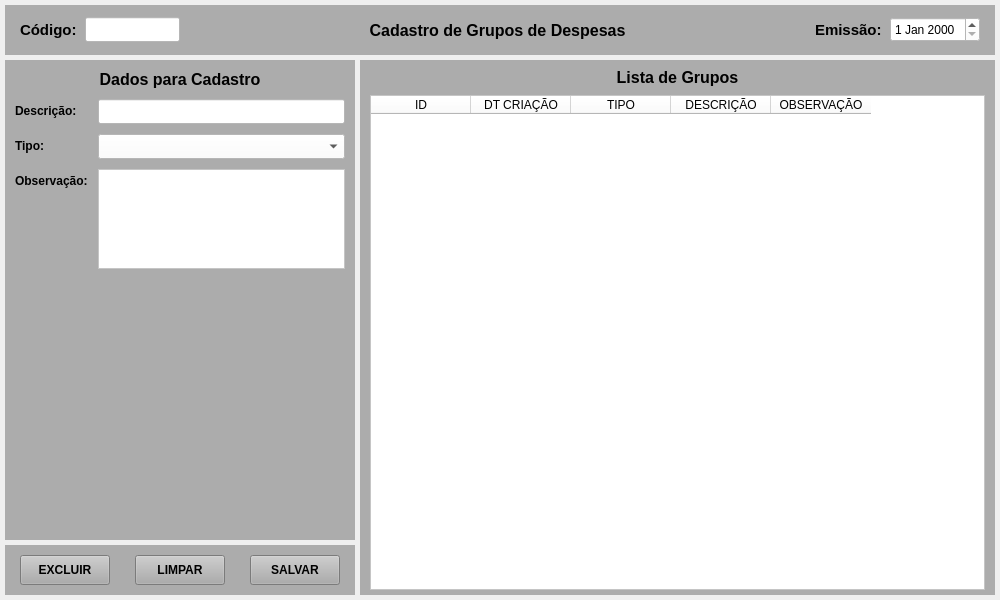
<?xml version="1.0" encoding="UTF-8"?>
<ui version="4.0">
 <class>MainWindow</class>
 <widget class="QMainWindow" name="MainWindow">
  <property name="geometry">
   <rect>
    <x>0</x>
    <y>0</y>
    <width>1000</width>
    <height>600</height>
   </rect>
  </property>
  <property name="windowTitle">
   <string>Cadastro de Grupos</string>
  </property>
  <widget class="QWidget" name="centralwidget">
   <layout class="QVBoxLayout" name="verticalLayout">
    <property name="spacing">
     <number>5</number>
    </property>
    <property name="leftMargin">
     <number>5</number>
    </property>
    <property name="topMargin">
     <number>5</number>
    </property>
    <property name="rightMargin">
     <number>5</number>
    </property>
    <property name="bottomMargin">
     <number>5</number>
    </property>
    <item>
     <widget class="QWidget" name="widget" native="true">
      <property name="minimumSize">
       <size>
        <width>0</width>
        <height>50</height>
       </size>
      </property>
      <property name="maximumSize">
       <size>
        <width>16777215</width>
        <height>50</height>
       </size>
      </property>
      <property name="styleSheet">
       <string notr="true">background-color: rgb(172, 172, 172);</string>
      </property>
      <layout class="QHBoxLayout" name="horizontalLayout">
       <property name="spacing">
        <number>5</number>
       </property>
       <property name="leftMargin">
        <number>15</number>
       </property>
       <property name="topMargin">
        <number>5</number>
       </property>
       <property name="rightMargin">
        <number>15</number>
       </property>
       <property name="bottomMargin">
        <number>5</number>
       </property>
       <item>
        <widget class="QLabel" name="label_4">
         <property name="minimumSize">
          <size>
           <width>60</width>
           <height>0</height>
          </size>
         </property>
         <property name="maximumSize">
          <size>
           <width>60</width>
           <height>16777215</height>
          </size>
         </property>
         <property name="font">
          <font>
           <pointsize>11</pointsize>
           <weight>75</weight>
           <bold>true</bold>
          </font>
         </property>
         <property name="text">
          <string>Código:</string>
         </property>
         <property name="alignment">
          <set>Qt::AlignLeading|Qt::AlignLeft|Qt::AlignVCenter</set>
         </property>
        </widget>
       </item>
       <item>
        <widget class="QLineEdit" name="line_Num">
         <property name="sizePolicy">
          <sizepolicy hsizetype="Preferred" vsizetype="Preferred">
           <horstretch>0</horstretch>
           <verstretch>0</verstretch>
          </sizepolicy>
         </property>
         <property name="minimumSize">
          <size>
           <width>95</width>
           <height>25</height>
          </size>
         </property>
         <property name="maximumSize">
          <size>
           <width>95</width>
           <height>25</height>
          </size>
         </property>
         <property name="font">
          <font>
           <pointsize>9</pointsize>
          </font>
         </property>
         <property name="styleSheet">
          <string notr="true">background-color: rgb(255, 255, 255);</string>
         </property>
         <property name="inputMask">
          <string/>
         </property>
         <property name="text">
          <string/>
         </property>
         <property name="frame">
          <bool>true</bool>
         </property>
         <property name="echoMode">
          <enum>QLineEdit::Normal</enum>
         </property>
         <property name="alignment">
          <set>Qt::AlignCenter</set>
         </property>
         <property name="dragEnabled">
          <bool>false</bool>
         </property>
         <property name="placeholderText">
          <string/>
         </property>
        </widget>
       </item>
       <item>
        <widget class="QLabel" name="label_titulo">
         <property name="font">
          <font>
           <pointsize>12</pointsize>
           <weight>75</weight>
           <bold>true</bold>
          </font>
         </property>
         <property name="text">
          <string>Cadastro de Grupos de Despesas</string>
         </property>
         <property name="alignment">
          <set>Qt::AlignCenter</set>
         </property>
        </widget>
       </item>
       <item>
        <widget class="QLabel" name="label">
         <property name="minimumSize">
          <size>
           <width>70</width>
           <height>0</height>
          </size>
         </property>
         <property name="maximumSize">
          <size>
           <width>70</width>
           <height>16777215</height>
          </size>
         </property>
         <property name="font">
          <font>
           <pointsize>11</pointsize>
           <weight>75</weight>
           <bold>true</bold>
          </font>
         </property>
         <property name="text">
          <string>Emissão:</string>
         </property>
        </widget>
       </item>
       <item>
        <widget class="QDateEdit" name="date_Emissao">
         <property name="sizePolicy">
          <sizepolicy hsizetype="Preferred" vsizetype="Preferred">
           <horstretch>0</horstretch>
           <verstretch>0</verstretch>
          </sizepolicy>
         </property>
         <property name="minimumSize">
          <size>
           <width>90</width>
           <height>25</height>
          </size>
         </property>
         <property name="maximumSize">
          <size>
           <width>90</width>
           <height>25</height>
          </size>
         </property>
         <property name="font">
          <font>
           <pointsize>9</pointsize>
           <weight>50</weight>
           <bold>false</bold>
          </font>
         </property>
         <property name="styleSheet">
          <string notr="true">background-color: rgb(255, 255, 255);</string>
         </property>
        </widget>
       </item>
      </layout>
     </widget>
    </item>
    <item>
     <widget class="QWidget" name="widget_2" native="true">
      <layout class="QGridLayout" name="gridLayout" columnstretch="0,0" columnminimumwidth="0,0">
       <property name="leftMargin">
        <number>0</number>
       </property>
       <property name="topMargin">
        <number>0</number>
       </property>
       <property name="rightMargin">
        <number>0</number>
       </property>
       <property name="bottomMargin">
        <number>0</number>
       </property>
       <property name="spacing">
        <number>5</number>
       </property>
       <item row="0" column="0">
        <widget class="QWidget" name="widget_3" native="true">
         <property name="minimumSize">
          <size>
           <width>350</width>
           <height>0</height>
          </size>
         </property>
         <property name="maximumSize">
          <size>
           <width>350</width>
           <height>16777215</height>
          </size>
         </property>
         <layout class="QGridLayout" name="gridLayout_2">
          <property name="leftMargin">
           <number>0</number>
          </property>
          <property name="topMargin">
           <number>0</number>
          </property>
          <property name="rightMargin">
           <number>0</number>
          </property>
          <property name="bottomMargin">
           <number>0</number>
          </property>
          <property name="horizontalSpacing">
           <number>0</number>
          </property>
          <property name="verticalSpacing">
           <number>5</number>
          </property>
          <item row="0" column="0">
           <widget class="QWidget" name="widget_5" native="true">
            <property name="cursor">
             <cursorShape>ArrowCursor</cursorShape>
            </property>
            <property name="styleSheet">
             <string notr="true">background-color: rgb(172, 172, 172);</string>
            </property>
            <layout class="QFormLayout" name="formLayout">
             <property name="horizontalSpacing">
              <number>10</number>
             </property>
             <property name="verticalSpacing">
              <number>10</number>
             </property>
             <property name="leftMargin">
              <number>10</number>
             </property>
             <property name="topMargin">
              <number>10</number>
             </property>
             <property name="rightMargin">
              <number>10</number>
             </property>
             <property name="bottomMargin">
              <number>10</number>
             </property>
             <item row="0" column="0" colspan="2">
              <widget class="QLabel" name="label_titulo_2">
               <property name="font">
                <font>
                 <pointsize>12</pointsize>
                 <weight>75</weight>
                 <bold>true</bold>
                </font>
               </property>
               <property name="text">
                <string>Dados para Cadastro</string>
               </property>
               <property name="alignment">
                <set>Qt::AlignCenter</set>
               </property>
              </widget>
             </item>
             <item row="1" column="0">
              <widget class="QLabel" name="label_24">
               <property name="font">
                <font>
                 <pointsize>9</pointsize>
                 <weight>75</weight>
                 <bold>true</bold>
                </font>
               </property>
               <property name="text">
                <string>Descrição:</string>
               </property>
               <property name="alignment">
                <set>Qt::AlignLeading|Qt::AlignLeft|Qt::AlignVCenter</set>
               </property>
              </widget>
             </item>
             <item row="1" column="1">
              <widget class="QLineEdit" name="line_Descricao">
               <property name="sizePolicy">
                <sizepolicy hsizetype="Preferred" vsizetype="Preferred">
                 <horstretch>0</horstretch>
                 <verstretch>0</verstretch>
                </sizepolicy>
               </property>
               <property name="minimumSize">
                <size>
                 <width>0</width>
                 <height>25</height>
                </size>
               </property>
               <property name="maximumSize">
                <size>
                 <width>16777215</width>
                 <height>25</height>
                </size>
               </property>
               <property name="font">
                <font>
                 <pointsize>9</pointsize>
                </font>
               </property>
               <property name="styleSheet">
                <string notr="true">background-color: rgb(255, 255, 255);</string>
               </property>
               <property name="text">
                <string/>
               </property>
               <property name="maxLength">
                <number>45</number>
               </property>
               <property name="alignment">
                <set>Qt::AlignLeading|Qt::AlignLeft|Qt::AlignVCenter</set>
               </property>
              </widget>
             </item>
             <item row="2" column="0">
              <widget class="QLabel" name="label_26">
               <property name="font">
                <font>
                 <pointsize>9</pointsize>
                 <weight>75</weight>
                 <bold>true</bold>
                </font>
               </property>
               <property name="text">
                <string>Tipo:</string>
               </property>
               <property name="alignment">
                <set>Qt::AlignLeading|Qt::AlignLeft|Qt::AlignVCenter</set>
               </property>
              </widget>
             </item>
             <item row="2" column="1">
              <widget class="QComboBox" name="combo_Tipo">
               <property name="sizePolicy">
                <sizepolicy hsizetype="Preferred" vsizetype="Preferred">
                 <horstretch>0</horstretch>
                 <verstretch>0</verstretch>
                </sizepolicy>
               </property>
               <property name="minimumSize">
                <size>
                 <width>0</width>
                 <height>25</height>
                </size>
               </property>
               <property name="maximumSize">
                <size>
                 <width>16777215</width>
                 <height>25</height>
                </size>
               </property>
               <property name="font">
                <font>
                 <pointsize>9</pointsize>
                </font>
               </property>
               <property name="styleSheet">
                <string notr="true">background-color: rgb(255, 255, 255);</string>
               </property>
               <item>
                <property name="text">
                 <string/>
                </property>
               </item>
              </widget>
             </item>
             <item row="3" column="0">
              <widget class="QLabel" name="label_28">
               <property name="font">
                <font>
                 <pointsize>9</pointsize>
                 <weight>75</weight>
                 <bold>true</bold>
                </font>
               </property>
               <property name="text">
                <string>Observação:</string>
               </property>
               <property name="alignment">
                <set>Qt::AlignLeading|Qt::AlignLeft|Qt::AlignVCenter</set>
               </property>
              </widget>
             </item>
             <item row="3" column="1">
              <widget class="QPlainTextEdit" name="plain_Obs">
               <property name="sizePolicy">
                <sizepolicy hsizetype="Preferred" vsizetype="Preferred">
                 <horstretch>0</horstretch>
                 <verstretch>0</verstretch>
                </sizepolicy>
               </property>
               <property name="minimumSize">
                <size>
                 <width>0</width>
                 <height>100</height>
                </size>
               </property>
               <property name="maximumSize">
                <size>
                 <width>16777215</width>
                 <height>100</height>
                </size>
               </property>
               <property name="font">
                <font>
                 <pointsize>9</pointsize>
                </font>
               </property>
               <property name="styleSheet">
                <string notr="true">background-color: rgb(255, 255, 255);</string>
               </property>
              </widget>
             </item>
            </layout>
           </widget>
          </item>
          <item row="1" column="0">
           <widget class="QWidget" name="widget_6" native="true">
            <property name="minimumSize">
             <size>
              <width>0</width>
              <height>50</height>
             </size>
            </property>
            <property name="maximumSize">
             <size>
              <width>16777215</width>
              <height>50</height>
             </size>
            </property>
            <property name="styleSheet">
             <string notr="true">background-color: rgb(172, 172, 172);</string>
            </property>
            <layout class="QHBoxLayout" name="horizontalLayout_2">
             <property name="spacing">
              <number>5</number>
             </property>
             <property name="leftMargin">
              <number>15</number>
             </property>
             <property name="topMargin">
              <number>5</number>
             </property>
             <property name="rightMargin">
              <number>15</number>
             </property>
             <property name="bottomMargin">
              <number>5</number>
             </property>
             <item>
              <widget class="QPushButton" name="btn_Excluir">
               <property name="sizePolicy">
                <sizepolicy hsizetype="Preferred" vsizetype="Preferred">
                 <horstretch>0</horstretch>
                 <verstretch>0</verstretch>
                </sizepolicy>
               </property>
               <property name="minimumSize">
                <size>
                 <width>90</width>
                 <height>30</height>
                </size>
               </property>
               <property name="maximumSize">
                <size>
                 <width>90</width>
                 <height>30</height>
                </size>
               </property>
               <property name="font">
                <font>
                 <pointsize>9</pointsize>
                 <weight>75</weight>
                 <bold>true</bold>
                </font>
               </property>
               <property name="cursor">
                <cursorShape>PointingHandCursor</cursorShape>
               </property>
               <property name="text">
                <string>EXCLUIR</string>
               </property>
              </widget>
             </item>
             <item>
              <widget class="QLabel" name="label_2">
               <property name="text">
                <string/>
               </property>
              </widget>
             </item>
             <item>
              <widget class="QPushButton" name="btn_Limpar">
               <property name="sizePolicy">
                <sizepolicy hsizetype="Preferred" vsizetype="Preferred">
                 <horstretch>0</horstretch>
                 <verstretch>0</verstretch>
                </sizepolicy>
               </property>
               <property name="minimumSize">
                <size>
                 <width>90</width>
                 <height>30</height>
                </size>
               </property>
               <property name="maximumSize">
                <size>
                 <width>90</width>
                 <height>30</height>
                </size>
               </property>
               <property name="font">
                <font>
                 <pointsize>9</pointsize>
                 <weight>75</weight>
                 <bold>true</bold>
                </font>
               </property>
               <property name="cursor">
                <cursorShape>PointingHandCursor</cursorShape>
               </property>
               <property name="text">
                <string>LIMPAR</string>
               </property>
              </widget>
             </item>
             <item>
              <widget class="QLabel" name="label_3">
               <property name="text">
                <string/>
               </property>
              </widget>
             </item>
             <item>
              <widget class="QPushButton" name="btn_Salvar">
               <property name="sizePolicy">
                <sizepolicy hsizetype="Preferred" vsizetype="Preferred">
                 <horstretch>0</horstretch>
                 <verstretch>0</verstretch>
                </sizepolicy>
               </property>
               <property name="minimumSize">
                <size>
                 <width>90</width>
                 <height>30</height>
                </size>
               </property>
               <property name="maximumSize">
                <size>
                 <width>90</width>
                 <height>30</height>
                </size>
               </property>
               <property name="font">
                <font>
                 <pointsize>9</pointsize>
                 <weight>75</weight>
                 <bold>true</bold>
                </font>
               </property>
               <property name="cursor">
                <cursorShape>PointingHandCursor</cursorShape>
               </property>
               <property name="text">
                <string>SALVAR</string>
               </property>
              </widget>
             </item>
            </layout>
           </widget>
          </item>
         </layout>
        </widget>
       </item>
       <item row="0" column="1">
        <widget class="QWidget" name="widget_4" native="true">
         <property name="styleSheet">
          <string notr="true">background-color: rgb(172, 172, 172);</string>
         </property>
         <layout class="QGridLayout" name="gridLayout_3">
          <property name="leftMargin">
           <number>10</number>
          </property>
          <property name="topMargin">
           <number>5</number>
          </property>
          <property name="rightMargin">
           <number>10</number>
          </property>
          <property name="bottomMargin">
           <number>5</number>
          </property>
          <property name="spacing">
           <number>5</number>
          </property>
          <item row="1" column="0" colspan="2">
           <widget class="QLabel" name="label_5">
            <property name="minimumSize">
             <size>
              <width>0</width>
              <height>25</height>
             </size>
            </property>
            <property name="maximumSize">
             <size>
              <width>16777215</width>
              <height>25</height>
             </size>
            </property>
            <property name="font">
             <font>
              <pointsize>12</pointsize>
              <weight>75</weight>
              <bold>true</bold>
             </font>
            </property>
            <property name="text">
             <string>Lista de Grupos</string>
            </property>
            <property name="alignment">
             <set>Qt::AlignCenter</set>
            </property>
           </widget>
          </item>
          <item row="2" column="0" colspan="2">
           <widget class="QTableWidget" name="table_Lista">
            <property name="sizePolicy">
             <sizepolicy hsizetype="Preferred" vsizetype="Preferred">
              <horstretch>0</horstretch>
              <verstretch>0</verstretch>
             </sizepolicy>
            </property>
            <property name="font">
             <font>
              <pointsize>7</pointsize>
             </font>
            </property>
            <property name="styleSheet">
             <string notr="true">background-color: rgb(255, 255, 255);</string>
            </property>
            <attribute name="verticalHeaderDefaultSectionSize">
             <number>0</number>
            </attribute>
            <attribute name="verticalHeaderMinimumSectionSize">
             <number>0</number>
            </attribute>
            <column>
             <property name="text">
              <string>ID</string>
             </property>
            </column>
            <column>
             <property name="text">
              <string>DT CRIAÇÃO</string>
             </property>
            </column>
            <column>
             <property name="text">
              <string>TIPO</string>
             </property>
            </column>
            <column>
             <property name="text">
              <string>DESCRIÇÃO</string>
             </property>
            </column>
            <column>
             <property name="text">
              <string>OBSERVAÇÃO</string>
             </property>
            </column>
           </widget>
          </item>
         </layout>
        </widget>
       </item>
      </layout>
     </widget>
    </item>
   </layout>
  </widget>
 </widget>
 <resources/>
 <connections/>
</ui>
